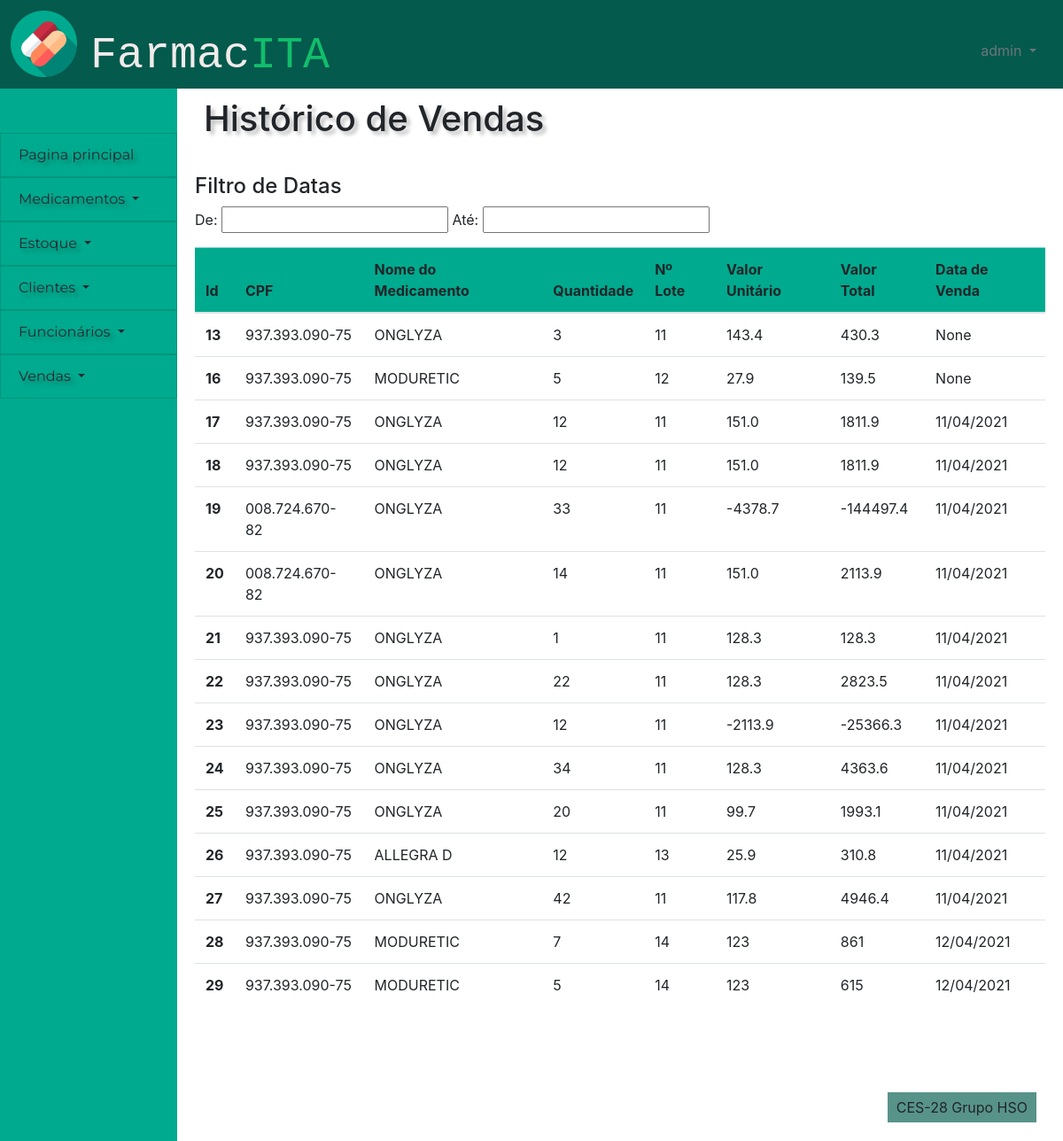
The page /financeiro/historico_vendas (signed in) on the database as committed earlier.
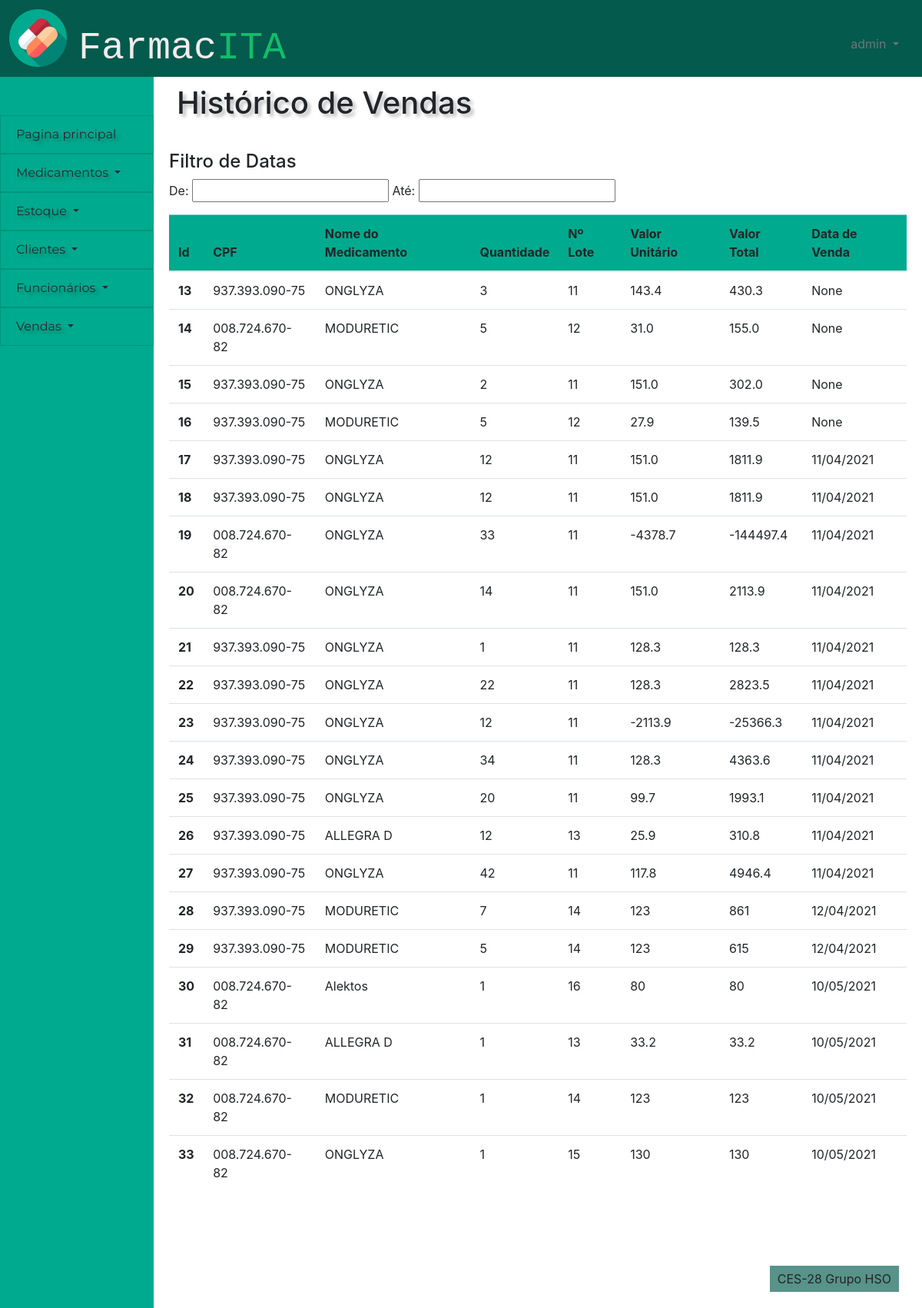
The same page on the database as committed later.
### financeiro/models.py (models this page shows)
class ordem_de_venda(models.Model):
    id_ordem_de_venda = models.AutoField(primary_key=True)
    id_cliente = models.ForeignKey(cliente,on_delete=models.PROTECT)
    id_lote_medicamento = models.ForeignKey(lote_medicamento,on_delete=models.PROTECT)
    quantidade = models.IntegerField(default = 0)
    desconto =  models.BooleanField(default=False)
    venda =  models.BooleanField(default=False)
    ativo = models.BooleanField(default=True)
    data_de_venda = models.DateField(auto_now=True,auto_now_add=False,null=False)
    percentual_desconto = models.DecimalField(max_digits=40,decimal_places=2,default=0)
    preco_desconto = models.DecimalField(max_digits=40,decimal_places=2,null=True)
    valor_total_venda = models.DecimalField(max_digits=40,decimal_places=2,null=True)

### pessoas/models.py (models this page shows)
class cliente(models.Model):
    id_cliente = models.AutoField(primary_key=True)
    nome_cliente = models.CharField(max_length=100)
    cpf = models.CharField(max_length=14)
    telefone = models.CharField(max_length=15)
    data_nascimento = models.DateField(default=datetime.now)
    ativo = models.BooleanField(default=True)
    class Meta:
        db_table = 'clientes'

### controle_estoque/models.py (models this page shows)
class lote_medicamento(models.Model):
    id_lote_medicamento = models.AutoField(primary_key=True)
    id_medicamento = models.ForeignKey(medicamento,on_delete=models.PROTECT)
    id_fornecedor = models.ForeignKey(fornecedor,on_delete=models.PROTECT)
    preco = models.DecimalField(max_digits=40,decimal_places=2)
    quantidade_de_caixas = models.CharField(max_length=100)
    quantidade_por_caixa = models.CharField(max_length=100)
    dosagem = models.CharField(max_length=100)
    data_de_validade = models.DateField(auto_now=False,auto_now_add=False,null=False)
    industria_farmaceutica = models.CharField(max_length=100)
    excluido = models.BooleanField(default=False)
    class Meta:
        db_table = 'lote_medicamento'

### cadastro_medicamentos/models.py (models this page shows)
class medicamento(models.Model):
    id_medicamento = models.AutoField(primary_key=True)
    nome_medicamento = models.CharField(max_length=100)
    classificacao = models.CharField(max_length=100, default='Sem tarja')
    principio_ativo = models.CharField(max_length=100)
    excluido = models.BooleanField(default=False)
    def __str__(self):
        return self.nome_medicamento

### financeiro/views.py (the view)
# urls.py: path('historico_vendas',views.historico_vendas, name = 'historico_vendas'),
def historico_vendas(request):
    check, retorno = checar_cargo(request)
    if check:
        return retorno
    cargo = funcionario.objects.get(user=request.user).cargo
    lista = ordem_de_venda.objects.filter(venda=True)
    if request.method == "POST":
        p = request.POST
        cpf = p.get("cpf")
        id_cliente = cliente.objects.filter(cpf__icontains = cpf)
        lista = ordem_de_venda.objects.filter(venda=True,id_cliente__in=id_cliente)
    else:
        lista = ordem_de_venda.objects.filter(venda=True)
    return render(request, 'financeiro/pagina_historico_de_vendas.html', {"lista":lista,'cargo':cargo})

### financeiro/views.py (called while the page is built)
def checar_cargo(request):
    user = request.user
    if user.is_anonymous:
        return True, redirect('/')
    else:
        cargo = funcionario.objects.get(user=request.user).cargo
        if cargo == 'Farmacêutico':
            return True, render(request,'sem_permissao.html',{'cargo':cargo})
    return False, False

### frontend/financeiro/pagina_historico_de_vendas.html (shortened to what this page needs)
{% extends 'template/padrao.html' %}
{%block titulo-conteudo %}
Histórico de Vendas
{% endblock %}
{% block content %}
{% load static %}
<link rel="stylesheet" href="https://cdn.datatables.net/1.10.24/css/jquery.dataTables.min.css">
<link data-require="jqueryui@*" data-semver="1.10.0" rel="stylesheet" href="//cdnjs.cloudflare.com/ajax/libs/jqueryui/1.10.0/css/smoothness/jquery-ui-1.10.0.custom.min.css" />
<div>
    <div class="tabela">
        <h4>Filtro de Datas</h4>
        <p id="date_filter">
            <span id="date-label-from" class="date-label">De: </span><input class="date_range_filter date" type="text" id="datepicker_from"/>
            <span id="date-label-to" class="date-label">Até: <input class="date_range_filter date" type="text" id="datepicker_to" />
        </p>
        <table id="vendas" class="table table-hover">
            <thead class="table-info">
                <tr>
                    <th scope="col">Id</th>
                    <th scope="col">CPF</th>
                    <th scope="col">Nome do Medicamento</th>
                    <th scope="col">Quantidade</th>
                    <th scope="col">Nº Lote</th>
                    <th scope="col">Valor Unitário</th>
                    <th scope="col">Valor Total</th>
                    <th scope="col">Data de Venda</th>
                </tr>
            </thead>
            <tbody>
            {% for i in lista %}
                <tr class={{i.id}}>
                    <th scope="row">{{i.id_ordem_de_venda}}</th>
                    <td class = "CPF">{{i.id_cliente.cpf}}</td>
                    <td class = "Nome">{{i.id_lote_medicamento.id_medicamento}}</td>
                    <td class = "Quantidade">{{i.quantidade}}</td>
                    <td class = "Nº Lote">{{i.id_lote_medicamento.id_lote_medicamento}}</td>
                    <td class = "Valor Unitário">{{i.preco_desconto | floatformat }}</td>
                    <td class = "Valor Total">
                        {{i.valor_total_venda | floatformat}}</td>
                    <td class = "qtd_caixas" data-sort='{{i.data_de_venda|date:"U"}}'>{{i.data_de_venda}}</td>
                </tr>
            {% endfor %}
            </tbody>
        </table>
    </div>
</div>
{% endblock %}

Rows that differ between the two databases and show on the page:
now on this page (row edited): ordem_de_venda: id_ordem_de_venda "14", id_cliente.cpf "008.724.670-82", id_lote_medicamento.id_medicamento "MODURETIC", quantidade "5", id_lote_medicamento.id_lote_medicamento "12", preco_desconto "31.0", valor_total_venda "155.0", data_de_venda "None"
now on this page (row edited): ordem_de_venda: id_ordem_de_venda "15", id_cliente.cpf "937.393.090-75", id_lote_medicamento.id_medicamento "ONGLYZA", quantidade "2", id_lote_medicamento.id_lote_medicamento "11", preco_desconto "151.0", valor_total_venda "302.0", data_de_venda "None"
added ordem_de_venda: id_ordem_de_venda "30", id_cliente.cpf "008.724.670-82", id_lote_medicamento.id_medicamento "Alektos", quantidade "1", id_lote_medicamento.id_lote_medicamento "16", preco_desconto "80", valor_total_venda "80", data_de_venda "10/05/2021"
added ordem_de_venda: id_ordem_de_venda "31", id_cliente.cpf "008.724.670-82", id_lote_medicamento.id_medicamento "ALLEGRA D", quantidade "1", id_lote_medicamento.id_lote_medicamento "13", preco_desconto "33.2", valor_total_venda "33.2", data_de_venda "10/05/2021"
added ordem_de_venda: id_ordem_de_venda "32", id_cliente.cpf "008.724.670-82", id_lote_medicamento.id_medicamento "MODURETIC", quantidade "1", id_lote_medicamento.id_lote_medicamento "14", preco_desconto "123", valor_total_venda "123", data_de_venda "10/05/2021"
added ordem_de_venda: id_ordem_de_venda "33", id_cliente.cpf "008.724.670-82", id_lote_medicamento.id_medicamento "ONGLYZA", quantidade "1", id_lote_medicamento.id_lote_medicamento "15", preco_desconto "130", valor_total_venda "130", data_de_venda "10/05/2021"
